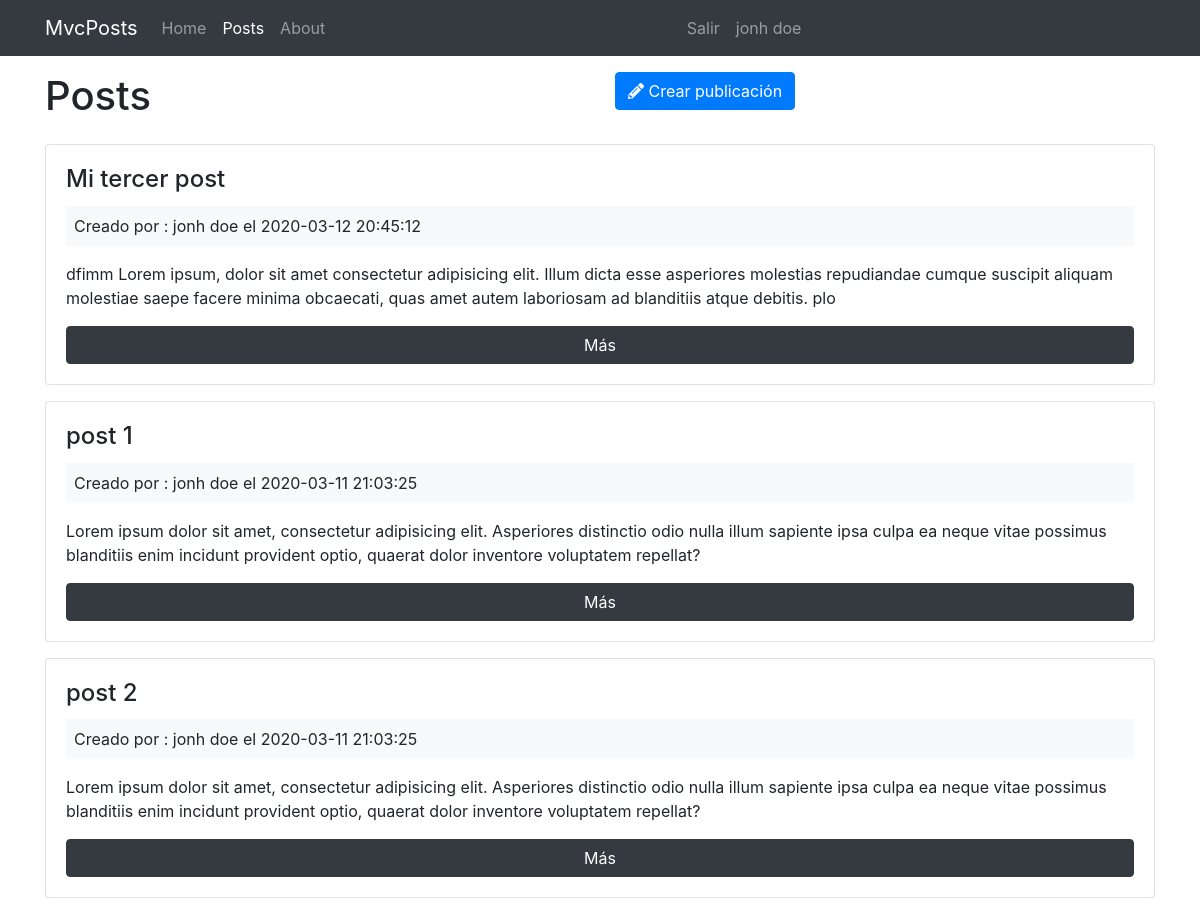
Screenshot of /posts (signed in) with the database file from the repository.
### tables this page shows
CREATE TABLE `posts` (
  `id` int(11) NOT NULL,
  `user_id` int(11) NOT NULL,
  `title` varchar(255) NOT NULL,
  `body` text NOT NULL,
  `created_at` datetime NOT NULL DEFAULT CURRENT_TIMESTAMP
);

CREATE TABLE `users` (
  `id` int(11) NOT NULL,
  `name` varchar(255) NOT NULL,
  `email` varchar(255) NOT NULL,
  `password` varchar(255) NOT NULL,
  `created_at` datetime NOT NULL DEFAULT CURRENT_TIMESTAMP
);

### app/controllers/Posts.php (called while the page is built, shortened)
<?php
class Posts extends Controller {
    public function __construct()
    {
        $this->postModel = $this->model('Post');
    }
    public function index(){
        $posts = $this->postModel->getPosts();
        $data =[
            'posts'=>$posts
        ];
        $this->view('posts/index', $data);
    }
}

### app/libraries/core.php (called while the page is built, shortened)
<?php
class Core {
     protected $metodoActual = 'index';
     public function __construct(){
         $url = $this->getUrl();
         if($url && file_exists('../app/controllers/'. ucwords($url[0]).'.php')){
             unset($url[0]);
         }
         $this->controladorActual = new $this->controladorActual;
        $this->parametros = $url ? array_values($url) : [];
        call_user_func_array([$this->controladorActual, $this->metodoActual], $this->parametros);
     }
     public function getUrl(){
         if(isset($_GET['url'])){
             $url = rtrim($_GET['url'],'/');
             $url = filter_var($url, FILTER_SANITIZE_URL);
             $url = explode('/', $url);
             return $url;
         }else  {
             $url[0]='Paginas';
            return $url;
         }
     }
 }

### public/index.php (called while the page is built, shortened)
<?php
$init = new Core;

### app/helpers/urlHelper.php (called while the page is built, shortened)
<?php
function activeMenu($url){
    $directoryURI = $_SERVER['REQUEST_URI'];
    $path = parse_url($directoryURI, PHP_URL_PATH);
    $components = explode('/', $path);
    $first_part = $components[1];
    $second_part = $components[2];
    $third_part = $components[3];
    if($second_part  && $second_part == $url){
        return $active = 'active';
    }
    return $active;
}

### app/libraries/database.php (called while the page is built, shortened)
<?php
 class Database {
     private $host = DB_HOST;
     private $user = DB_USER;
     private $pass = DB_PASS;
     private $dbname = DB_NAME;
     private $dbh;
     private $stmt;
     public function __construct()
     {
         $dsn = 'mysql:host=' . $this->host . ';dbname=' . $this->dbname;
         $options = array(
             PDO::ATTR_PERSISTENT => true,
             PDO::ATTR_ERRMODE => PDO::ERRMODE_EXCEPTION
         );
         try {
             $this->dbh = new PDO($dsn, $this->user, $this->pass, $options);
         } catch(PDOException $e) {
             $this->error = $e->getMessage();
             echo $this->error;
         }
     }
     public function query($sql){
         $this->stmt = $this->dbh->prepare($sql);
     }
     public function execute(){
         return $this->stmt->execute();
     }
     public function resultSet(){
        $this->execute();
        return $this->stmt->fetchAll(PDO::FETCH_OBJ);
    }
 }

### app/models/Post.php (called while the page is built, shortened)
<?php
class Post{
    private $db;
    public function __construct()
    {
        $this->db = new Database;
    }
    public function getPosts(){
        $this->db->query('SELECT *,
                            posts.id as postId,
                            posts.created_at as postCreatedAt,
                            users.id as userId ,
                            users.created_at as userCreatedAt
                          FROM posts
                          INNER JOIN users
                          ON  posts.user_id = users.id
                          ORDER BY posts.created_at DESC
                          ');
        $results = $this->db->resultSet();
        return $results;
    }
}

### app/views/posts/index.php (the view, shortened to what this page needs)
<?php require APPROOT . '/views/shared/header.php'; ?>
<div class="row mb-3">
  <div class="col-md-6">
    <h1>Posts</h1>
  </div>
  <div class="col-md-6">
    <a class="btn btn-primary pull-right" href="<?php echo URLROOT . '/posts/add'; ?>" role="button">
      <i class="fas fa-pencil-alt"></i> Crear publicación
    </a>
  </div>
</div>
<?php foreach ($data['posts'] as $post) : ?>
  <div class="card card-body mb-3">
    <h4 class="card-title"><?php echo $post->title; ?></h4>
    <div class="bg-light p-2 mb-3">
      Creado por : <?php echo $post->name; ?> el <?php echo $post->postCreatedAt; ?>
    </div>
    <p class="card-text">
      <?php echo $post->body; ?>
    </p>
    <a href="<?php echo URLROOT; ?>/posts/show/<?php echo $post->postId; ?>" class="btn btn-dark">Más</a>
  </div>
<?php endforeach; ?>
<?php require APPROOT . '/views/shared/footer.php'; ?>

### app/libraries/controller.php (shortened to what this page needs)
<?php
 class Controller {
     public function view($view, $data=[]){
        if(file_exists('../app/views/'. $view. '.php')){
            require_once '../app/views/'. $view. '.php';
        }else{
            die('La vista no existe');
        }
    }
 }

### app/views/shared/header.php (shortened to what this page needs)
<!DOCTYPE html>
<html lang="es">
<head>
    <link rel="stylesheet" href="<?php echo URLROOT; ?>/css/style.css">
    <link rel="stylesheet" href="https://stackpath.bootstrapcdn.com/bootstrap/4.4.1/css/bootstrap.min.css">
    <link href="https://cdnjs.cloudflare.com/ajax/libs/font-awesome/5.12.1/css/all.min.css" rel="stylesheet">
</head>
<body>
    <?php require APPROOT . '/views/shared/navbar.php'; ?>
    <div class="container">

### app/views/shared/navbar.php (shortened to what this page needs)
<nav class="navbar navbar-expand-lg navbar-dark bg-dark mb-3">
  <div class="container">
    <a class="navbar-brand" href="<?php echo URLROOT; ?>"><?php echo SITENAME; ?></a>
    <div class="collapse navbar-collapse" id="navbarSupportedContent">
      <ul class="navbar-nav mr-auto">
        <li class="nav-item <?php echo activeMenu('poomvc'); ?>">
          <a class="nav-link" href="<?php echo URLROOT; ?>">Home <span class="sr-only">(current)</span></a>
        </li>
        <?php if (isset($_SESSION['user_id'])) : ?>
          <li class="nav-item <?php echo activeMenu('posts'); ?>">
            <a class="nav-link" href="<?php echo URLROOT; ?>/posts">Posts</a>
          </li>
        <?php endif; ?>
        <li class="nav-item <?php echo activeMenu('about'); ?>">
          <a class="nav-link" href="<?php echo URLROOT; ?>/paginas/about">About</a>
        </li>
      </ul>
      <ul class="navbar-nav mr-auto">
        <?php if (isset($_SESSION['user_id'])) : ?>
          <li class="nav-item ">
            <a class="nav-link" href="<?php echo URLROOT; ?>/users/logout">Salir <span class="sr-only">(current)</span></a>
          </li>
          <li class="nav-item ">
            <a class="nav-link" href="#"><?php echo $_SESSION['user_name']; ?></a>
          </li>
        <?php endif; ?>
      </ul>
    </div>
  </div>
</nav>

### app/views/shared/footer.php (shortened to what this page needs)
</div>
</body>
</html>

### rows the page displays
posts: title "Mi tercer post", user.name "jonh doe", created_at "2020-03-12 20:45:12", body "dfimm Lorem ipsum, dolor sit amet consectetur adipisicing elit. Illum dicta esse asperiores molestias repudiandae cumque suscipit aliquam molestiae saepe facere minima obcaecati, quas amet autem laboriosam ad blanditiis atque debitis. plo"
posts: title "post 1", user.name "jonh doe", created_at "2020-03-11 21:03:25", body "Lorem ipsum dolor sit amet, consectetur adipisicing elit. Asperiores distinctio odio nulla illum sapiente ipsa culpa ea neque vitae possimus blanditiis enim incidunt provident optio, quaerat dolor inventore voluptatem repellat?"
posts: title "post 2", user.name "jonh doe", created_at "2020-03-11 21:03:25", body "Lorem ipsum dolor sit amet, consectetur adipisicing elit. Asperiores distinctio odio nulla illum sapiente ipsa culpa ea neque vitae possimus blanditiis enim incidunt provident optio, quaerat dolor inventore voluptatem repellat?"

### other values shown
SITENAME "MvcPosts"
$_SESSION['user_name'] "jonh doe"
